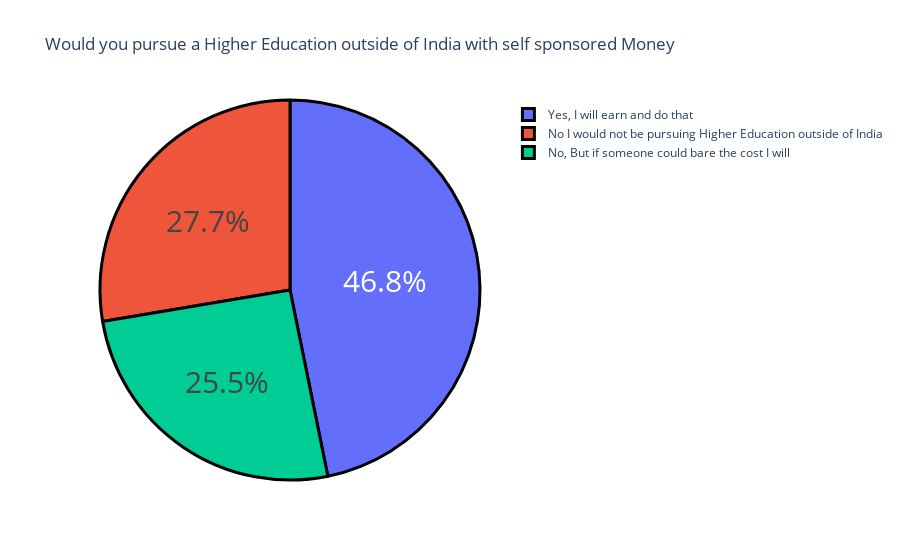

The notebook cell this image was saved under:
### Code cell
index = que2.index
values = que2.values
fig = go.Figure(data=[go.Pie(labels=index, values=values)])
fig.update_layout(title_text='Would you pursue a Higher Education outside of India with self sponsored Money')
fig.update_traces(hoverinfo='label+value', textinfo='percent', textfont_size=30,
                  marker=dict(line=dict(color='black', width=3)))
fig.show()

### Figure 1 — Plotly figure (JSON) as saved in the notebook; plotly's stock layout.template omitted (floating-point values rounded to 4 significant figures)
{"data": [{"hoverinfo": "label+value", "labels": ["Yes, I will earn and do that", "No I would not be pursuing Higher Education outside of India", "No, But if someone could bare the cost I will"], "marker": {"line": {"color": "black", "width": 3}}, "textfont": {"size": 30}, "textinfo": "percent", "type": "pie", "values": [110, 65, 60]}], "layout": {"title": {"text": "Would you pursue a Higher Education outside of India with self sponsored Money"}}}
